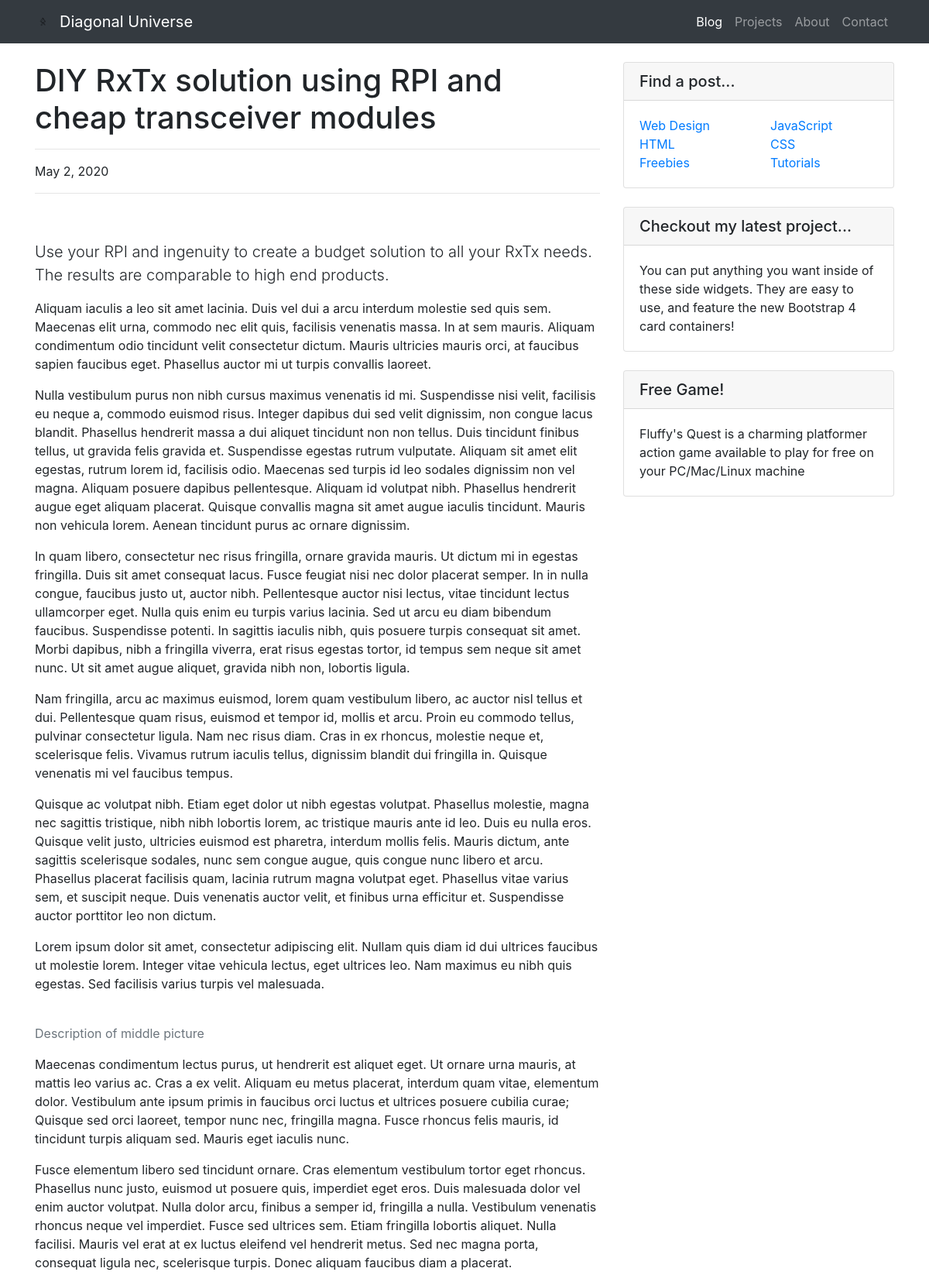
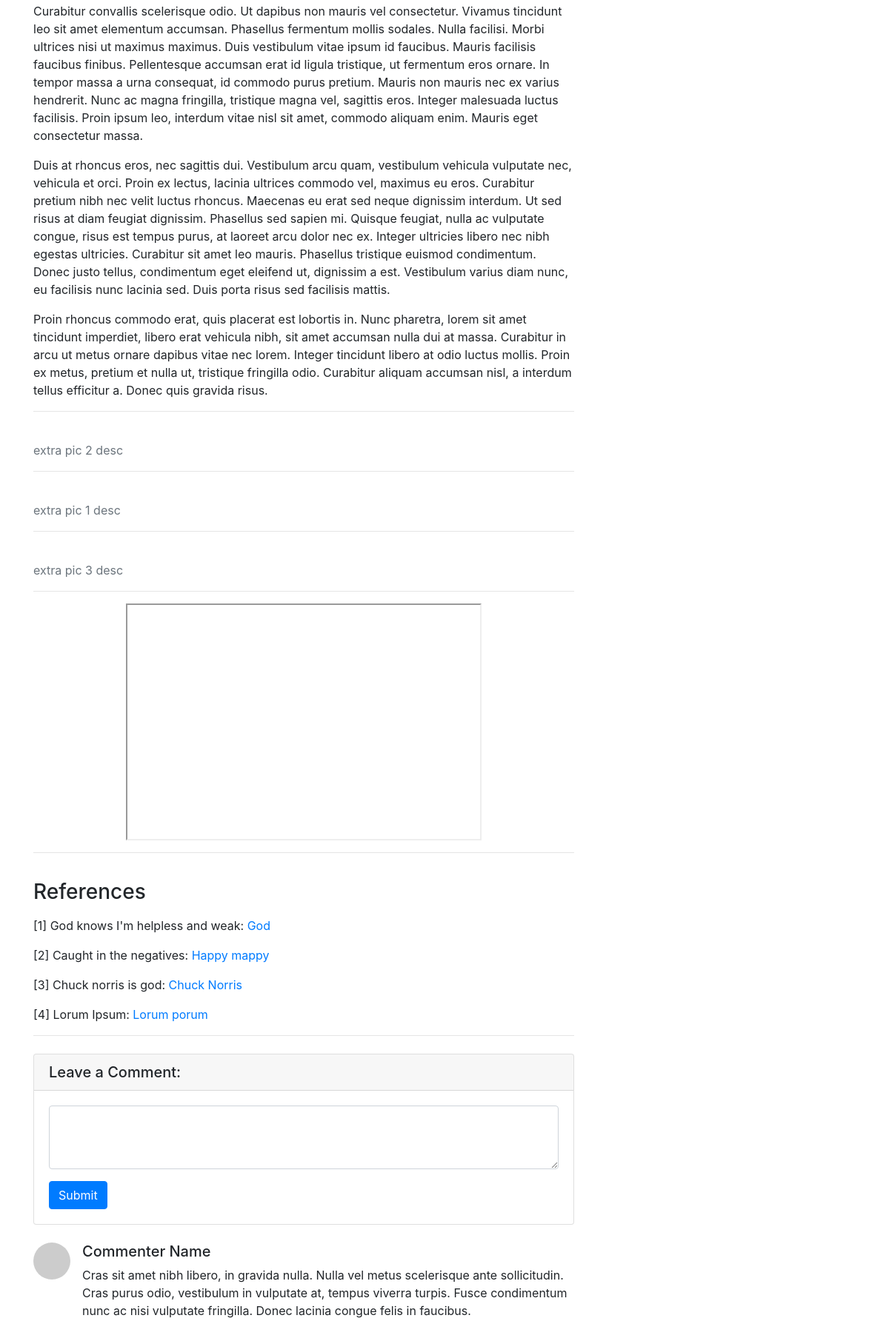
The page / (upper part) on the database its author committed (2 pictures, top to bottom).
### post/models.py (models this page shows)
class Post(models.Model):
    title = models.CharField(max_length=100)
    subtitle = models.TextField(max_length=300)
    category = models.CharField(max_length=20)
    date = models.DateField()
    topImage = models.CharField(max_length=100)
    topImageDescription = models.CharField(max_length=100, default="Description of picture")
    text1 = models.TextField(max_length=3000, default="No text")
    middleImage = models.CharField(max_length=100)
    middleImageDescription = models.CharField(max_length=300, default="Description of picture")
    text2 = models.TextField(max_length=3000, default="No text")
    extraImage1 = models.CharField(max_length=100, default="No image")
    extraImage1Description = models.CharField(max_length=100, default="Description of picture")
    extraImage2 = models.CharField(max_length=100, default="No image")
    extraImage2Description = models.CharField(max_length=100, default="Description of picture")
    extraImage3 = models.CharField(max_length=100, default="No image")
    extraImage3Description = models.CharField(max_length=100, default="Description of picture")
    video = models.CharField(max_length=100, default="No video for this post")
    repo = models.CharField(max_length=100, default="No repo for this post")
    references = models.TextField(max_length=1000, default="none")

### post/views.py (the view)
# urls.py: path("", views.index, name="index"),
def index(request):
    latestPost = Post.objects.latest('id')
    return render(request, "index.html", {'latestPost': latestPost})

### post/templates/index.html (shortened to what this page needs)
{% extends 'base.html' %}
{% block post %}
<div class="container">
    <div class="row">
        <div class="col-lg-8">
            <h1 class="mt-4">{{ latestPost.title }}</h1>
            <hr>
            <p>{{ latestPost.date }}</p>
            <hr>
            <div class="subtitle">
                <p class="lead">{{ latestPost.subtitle }}</p>
            </div>
            <p>{{ latestPost.text1 | linebreaks }}</p>
            <p class="text-muted">{{ latestPost.middleImageDescription }}</p>
            {% if latestPost.text2 != "No text" %}
            <p>{{ latestPost.text2 | linebreaks }}</p>
            {% endif %}
            <hr>
            <div title="Addition images section">
                <p class="text-muted">{{ latestPost.extraImage1Description }}</p>
                <hr>
                <p class="text-muted">{{ latestPost.extraImage2Description }}</p>
                <hr>
                <p class="text-muted">{{ latestPost.extraImage3Description }}</p>
                <hr>
            </div>
            {% if latestPost.video != 'na' %}
            <div title="Video section">
                <div class="d-flex justify-content-center">
                    <iframe width="480" height="320" src="{{ latestPost.video }}">
                    </iframe>
                </div>
            </div>
            {% endif %}
            <hr>
            <div class="references_section">
                <h3>References</h3>
                {% if latestPost.references != "none" %}
                <p>{{ latestPost.references | safe | linebreaks }}</p>
                {% endif %}
            </div>
            {% endblock %}

### static/css/blog-post.css (style rules this page uses)
body { padding-top: 56px; }

### static/css/styles.css (style rules this page uses)
.subtitle { padding-top: 20px; }
.references_section { padding-top: 20px; }

### rows shown on the page
Post: title "DIY RxTx solution using RPI and cheap transceiver modules", date "May 2, 2020", subtitle "Use your RPI and ingenuity to create a budget solution to all your RxTx needs. The results are comparable to high end products.", text1 "Aliquam iaculis a leo sit amet lacinia. Duis vel dui a arcu interdum molestie sed quis sem. Maecenas elit urna, commodo nec elit quis, facilisis venenatis massa. In at sem mauris. Aliquam condimentum odio tincidunt velit consectetur dictum. Mauris ultricies mauris orci, at faucibus sapien faucibus eget. Phasellus auctor mi ut turpis convallis laoreet. Nulla vestibulum purus non nibh cursus maximus venenatis id mi. Suspendisse nisi velit, facilisis eu neque a, commodo euismod risus. Integer dapibus dui sed velit dignissim, non congue lacus blandit. Phasellus hendrerit massa a dui aliquet tincidunt non non tellus. Duis tincidunt finibus tellus, ut gravida felis gravida et. Suspendisse egestas…", middleImageDescription "Description of middle picture", text2 "Maecenas condimentum lectus purus, ut hendrerit est aliquet eget. Ut ornare urna mauris, at mattis leo varius ac. Cras a ex velit. Aliquam eu metus placerat, interdum quam vitae, elementum dolor. Vestibulum ante ipsum primis in faucibus orci luctus et ultrices posuere cubilia curae; Quisque sed orci laoreet, tempor nunc nec, fringilla magna. Fusce rhoncus felis mauris, id tincidunt turpis aliquam sed. Mauris eget iaculis nunc. Fusce elementum libero sed tincidunt ornare. Cras elementum vestibulum tortor eget rhoncus. Phasellus nunc justo, euismod ut posuere quis, imperdiet eget eros. Duis malesuada dolor vel enim auctor volutpat. Nulla dolor arcu, finibus a semper id, fringilla a nulla.…", extraImage1Description "extra pic 2 desc", extraImage2Description "extra pic 1 desc", extraImage3Description "extra pic 3 desc", references "[1] God knows I'm helpless and weak: God [2] Caught in the negatives: Happy mappy [3] Chuck norris is god: Chuck Norris [4] Lorum Ipsum: Lorum porum"
